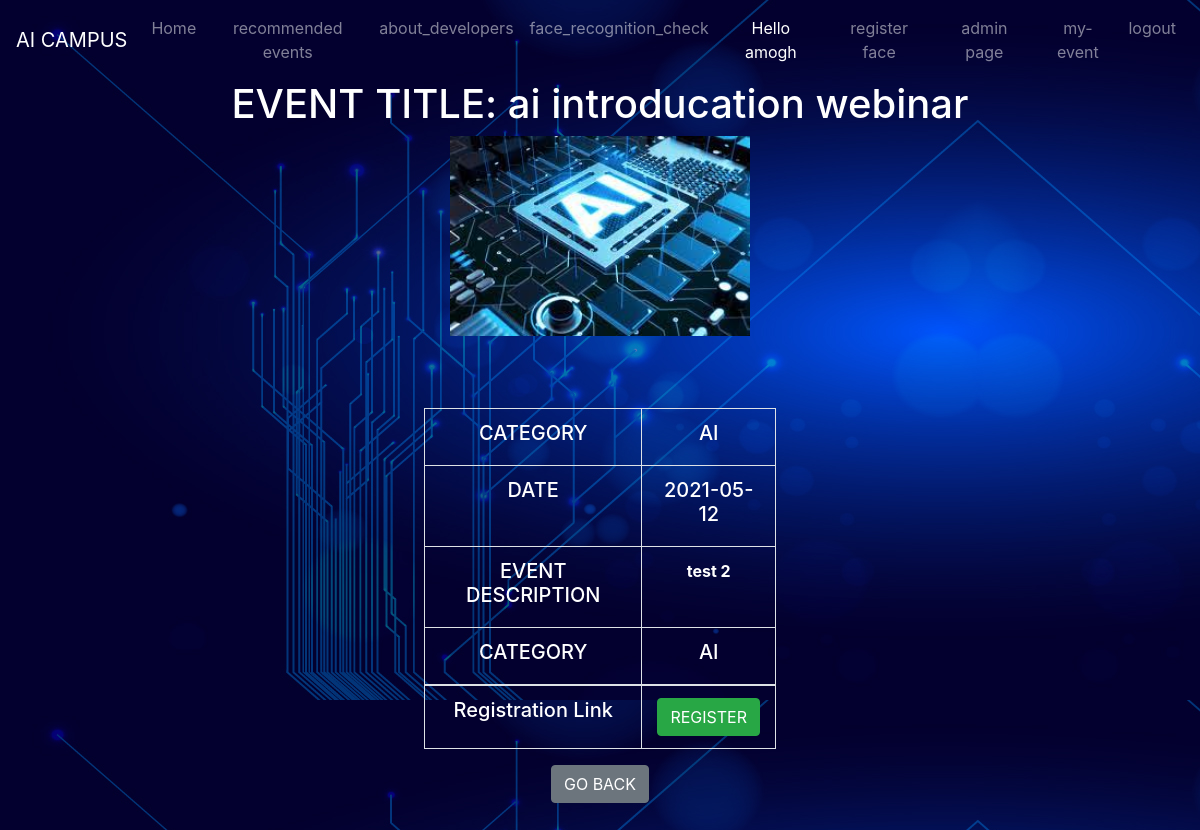
The app's page /events/2 (signed in) with its own data.
### project/models.py (models this page shows, shortened)
class user(db.Model,UserMixin):
    __tablename__ = 'user'
    id=db.Column(db.Integer(), primary_key=True)
    username = db.Column(db.String(length=30),nullable=False,unique=True)
    phone_number=db.Column(db.Integer(),nullable=False,unique=True)
    email_address = db.Column(db.String(length=50), nullable=False, unique=True)
    password_hash= db.Column(db.String(length=60), nullable=False)
    is_admin = db.Column(db.Integer(), nullable=False, default=0)
    addevents = db.Column(db.Integer(), nullable=False, default=0)
    events=db.relationship('events',backref='author',lazy=True)
    @property
    def password(self):
        return self.password

class events(db.Model,UserMixin):
    event_id = db.Column(db.Integer(), primary_key=True)
    eventname = db.Column(db.String(length=30),nullable=False)
    eventcategory = db.Column(db.String(length=30), nullable=False)
    event_date = db.Column(db.String(20))
    event_description=db.Column(db.Text,nullable=False)
    image_file=db.Column(db.String(20),nullable=False,default='default.jpg')
    register_link = db.Column(db.Text)
    user_id = db.Column(db.Integer,db.ForeignKey('user.id'),nullable=False)

### project/events/routes.py (the view)
@events_bp.route('/events/<int:id>')
def eventdescription(id):
    event=events.query.filter_by(event_id=id).first()
    return render_template("eventdescription.html",event=event)

### project/models.py (called while the page is built)
@login_manager.user_loader
def load_user(user_id):
    return user.query.get(int(user_id))

### project/templates/eventdescription.html (shortened to what this page needs)
{% extends 'base.html' %}
{% block content %}
<body class="text-center">
        <h1>EVENT TITLE: {{event.eventname}}</h1>
        <img src=../static/images/events/{{event.image_file}} width="25%" height="50%">
        <div class="col-md-4 p-lg-4 mx-auto my-5 text-center">
            <table class="table table-bordered ">
                <tbody>
                    <tr>
                        <th scope="row"><h5>CATEGORY </h5></th>
                        <th scope="row"><h5> {{event.eventcategory}}</h5></th>
                    </tr>
                    <tr>
                        <th scope="row"><h5>DATE</h5></th>
                        <th scope="row"><h5> {{event.event_date}}</h5></th>
                    </tr>
                     <tr>
                        <th scope="row"><h5>EVENT DESCRIPTION </h5></th>
                        <th scope="row"><p> {{event.event_description }}</p></th>
                    </tr>
                    <tr>
                        <th scope="row"><h5>CATEGORY </h5></th>
                        <th scope="row"><h5> {{event.eventcategory}}</h5></th>
                    </tr>
                </tbody>
                    <tr>
                        <th scope="row"><h5>Registration Link </h5></th>
                        <th scope="row"><a href='{{ event.register_link }}' class="btn btn-success">REGISTER  </a></th>
                    </tr>
            </table>
                         <a href="{{ url_for('events_bp.event_page') }}" class="btn btn-secondary">GO BACK </a>
        </div>
</body>
{% endblock %}

### project/templates/base.html (shortened to what this page needs)
<!doctype html>
<html lang="en">
   <head>
      <link rel="stylesheet" href="https://cdn.jsdelivr.net/npm/bootstrap@4.5.3/dist/css/bootstrap.min.css">
   </head>
   <body>
      <nav class="navbar navbar-expand-md navbar-dark bg-dark">
       <a class="navbar-brand" href="#">AI CAMPUS</a>
        <div class="collapse navbar-collapse" id="navbarNav">
                <ul class="navbar-nav mr-auto">
                    <li class="nav-item ">
                        <a class="nav-link" href="{{ url_for('main.home_page') }}">Home <span class="sr-only">(current)</span></a>
                    </li>
                    <li class="nav-item">
                        <a class="nav-link" href="{{ url_for('events_bp.event_page') }}"> recommended events</a>
                    </li>
                    <li class="nav-item">
                        <a class="nav-link" href="{{ url_for('main.about_developers') }}"> about_developers</a>
                    </li>
                    <li class="nav-item">
                        <a class="nav-link" href="{{ url_for('users.face_recognition_check') }}"> face_recognition_check</a>
                    </li>
                </ul>
                {% if current_user.is_authenticated %}
                   <ul class="navbar-nav">
                        <li class="nav-item active">
                        <a class="nav-link" >Hello {{current_user.username}} </a>
                        </li>
                       <li class="nav-item ">
                            {% if current_user.is_authenticated %}
                                <a class="nav-link" href="{{ url_for('users.face_register') }}">register face </a>
                            {% endif %}
                       </li>
                       <li class="nav-item ">
                            {% if current_user.is_admin %}
                                <a class="nav-link" href="/admin/">  admin page </a>
                            {% endif %}
                       </li>
                       <li class="nav-item ">
                       {% if current_user.addevents  %}
                                <a class="nav-link" href="{{ url_for('events_bp.my_events') }}"> my-event</a>
                            {% endif %}
                       </li>
                       <br>
                    <li class="nav-item">
                        <a class="nav-link" href="{{ url_for('users.logout_page') }}">logout</a>
                    </li>
                </ul>
                {% endif %}
        </div>
    </nav>
      {% block content %}
      {% endblock %}
   </body>
</html>

### project/templates/eventdescription.html (style rules this page uses)
h1,h5,p { color:white }

### records on screen
user: username "amogh"
events: eventname "ai introducation webinar", image_file (picture), eventcategory "AI", event_date "2021-05-12", event_description "test 2"
